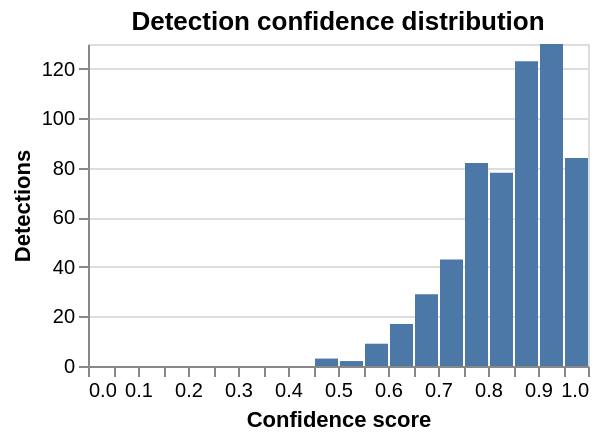

Specify this chart in Vega-Lite:
### Vega-Lite specification from a JSON file in a GitHub repository (floating-point values rounded to 4 significant figures; data arrays with more than 128 entries replaced by an {"elided": "..."} marker saying what was removed)
{"$schema": "https://vega.github.io/schema/vega-lite/v6.json", "width": "container", "height": 220, "data": {"values": {"elided": "600 records"}}, "mark": "bar", "encoding": {"x": {"field": "score", "type": "quantitative", "bin": {"step": 0.05, "extent": [0, 1]}, "title": "Confidence score", "axis": {"format": ".1f"}}, "y": {"aggregate": "count", "type": "quantitative", "title": "Detections"}}, "autosize": {"type": "fit", "contains": "padding", "resize": true}, "title": "Detection confidence distribution", "description": "Synthetic example data for chart design, not AIS measurements or model benchmarks."}
